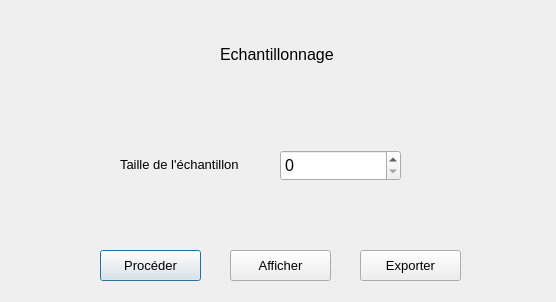
<?xml version="1.0" encoding="UTF-8"?>
<ui version="4.0">
 <class>Dialog</class>
 <widget class="QDialog" name="Dialog">
  <property name="geometry">
   <rect>
    <x>0</x>
    <y>0</y>
    <width>556</width>
    <height>302</height>
   </rect>
  </property>
  <property name="windowTitle">
   <string>Dialog</string>
  </property>
  <widget class="QLabel" name="label">
   <property name="geometry">
    <rect>
     <x>220</x>
     <y>39</y>
     <width>141</width>
     <height>31</height>
    </rect>
   </property>
   <property name="font">
    <font>
     <pointsize>12</pointsize>
    </font>
   </property>
   <property name="text">
    <string>Echantillonnage</string>
   </property>
  </widget>
  <widget class="QLabel" name="label_2">
   <property name="geometry">
    <rect>
     <x>120</x>
     <y>149</y>
     <width>121</width>
     <height>31</height>
    </rect>
   </property>
   <property name="font">
    <font>
     <pointsize>10</pointsize>
    </font>
   </property>
   <property name="text">
    <string>Taille de l'échantillon</string>
   </property>
  </widget>
  <widget class="QSpinBox" name="valeur">
   <property name="geometry">
    <rect>
     <x>280</x>
     <y>150</y>
     <width>121</width>
     <height>31</height>
    </rect>
   </property>
   <property name="font">
    <font>
     <pointsize>12</pointsize>
    </font>
   </property>
  </widget>
  <widget class="QPushButton" name="sample_btn">
   <property name="geometry">
    <rect>
     <x>100</x>
     <y>250</y>
     <width>101</width>
     <height>31</height>
    </rect>
   </property>
   <property name="font">
    <font>
     <pointsize>10</pointsize>
    </font>
   </property>
   <property name="text">
    <string>Procéder</string>
   </property>
  </widget>
  <widget class="QPushButton" name="show_btn">
   <property name="geometry">
    <rect>
     <x>230</x>
     <y>250</y>
     <width>101</width>
     <height>31</height>
    </rect>
   </property>
   <property name="font">
    <font>
     <pointsize>10</pointsize>
    </font>
   </property>
   <property name="text">
    <string>Afficher</string>
   </property>
  </widget>
  <widget class="QPushButton" name="exporter_btn">
   <property name="geometry">
    <rect>
     <x>360</x>
     <y>250</y>
     <width>101</width>
     <height>31</height>
    </rect>
   </property>
   <property name="font">
    <font>
     <pointsize>10</pointsize>
    </font>
   </property>
   <property name="text">
    <string>Exporter</string>
   </property>
  </widget>
 </widget>
 <resources/>
 <connections/>
</ui>
